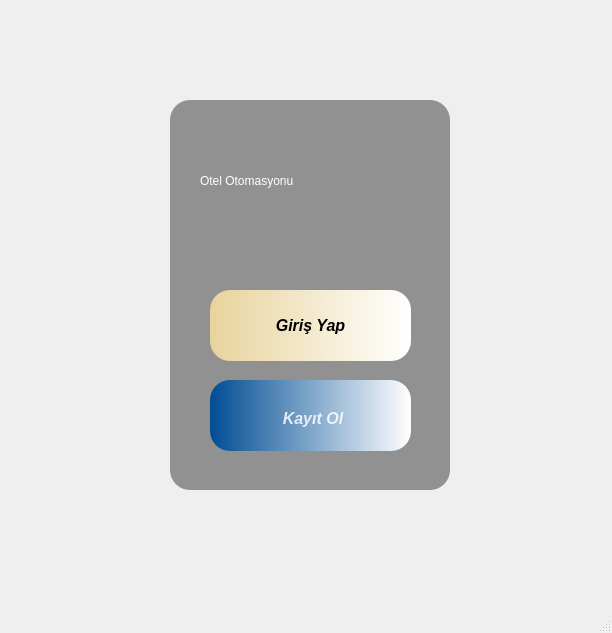
<?xml version="1.0" encoding="UTF-8"?>
<ui version="4.0">
 <class>MainWindow</class>
 <widget class="QMainWindow" name="MainWindow">
  <property name="geometry">
   <rect>
    <x>0</x>
    <y>0</y>
    <width>612</width>
    <height>633</height>
   </rect>
  </property>
  <property name="windowTitle">
   <string>MainWindow</string>
  </property>
  <widget class="QWidget" name="centralwidget">
   <widget class="QWidget" name="widget" native="true">
    <property name="geometry">
     <rect>
      <x>130</x>
      <y>40</y>
      <width>370</width>
      <height>480</height>
     </rect>
    </property>
    <property name="styleSheet">
     <string notr="true">QPushButton#pushButton{
background-color: qlineargradient(spread:pad, x1:0, y1:0.5, x2:1, y2:0.477, stop:0.169154 rgba(20, 47, 78, 219), stop:1 rgba(85, 98, 112, 226));
     color:rgba(255,255,255,210);
     border-radius:5px;
}
QPushButton#pushButton:hover{
background-color: qlineargradient(spread:pad, x1:0, y1:0.5, x2:1, y2:0.477, stop:0.169154 rgba(40, 67, 98, 219), stop:1 rgba(105, 118, 132, 226));
    
}
QPushButton#pushButton{
padding-left:5px;
padding-top:5px;
backgroung-color:rgba(105,118,132,200);
}</string>
    </property>
    <widget class="QLabel" name="label">
     <property name="geometry">
      <rect>
       <x>30</x>
       <y>30</y>
       <width>300</width>
       <height>420</height>
      </rect>
     </property>
     <property name="styleSheet">
      <string notr="true">border-image: url(:/Images/tatil2.jpg);
border-radius:20px;</string>
     </property>
     <property name="text">
      <string/>
     </property>
    </widget>
    <widget class="QLabel" name="label_2">
     <property name="geometry">
      <rect>
       <x>40</x>
       <y>60</y>
       <width>280</width>
       <height>390</height>
      </rect>
     </property>
     <property name="font">
      <font>
       <pointsize>10</pointsize>
      </font>
     </property>
     <property name="styleSheet">
      <string notr="true">background-color:rgba(0,0,0,100);
border-radius:20px;</string>
     </property>
     <property name="text">
      <string/>
     </property>
    </widget>
    <widget class="QPushButton" name="pushButton_2">
     <property name="geometry">
      <rect>
       <x>80</x>
       <y>250</y>
       <width>201</width>
       <height>71</height>
      </rect>
     </property>
     <property name="font">
      <font>
       <pointsize>12</pointsize>
       <weight>75</weight>
       <italic>true</italic>
       <bold>true</bold>
      </font>
     </property>
     <property name="styleSheet">
      <string notr="true">background-color: qlineargradient(spread:pad, x1:0, y1:0, x2:1, y2:0, stop:0 rgba(232, 211, 156, 255), stop:1 rgba(255, 255, 255, 255));
border-radius:20px;</string>
     </property>
     <property name="text">
      <string>Giriş Yap</string>
     </property>
    </widget>
    <widget class="QPushButton" name="pushButton">
     <property name="geometry">
      <rect>
       <x>80</x>
       <y>340</y>
       <width>201</width>
       <height>71</height>
      </rect>
     </property>
     <property name="font">
      <font>
       <pointsize>12</pointsize>
       <weight>75</weight>
       <italic>true</italic>
       <bold>true</bold>
      </font>
     </property>
     <property name="styleSheet">
      <string notr="true">background-color: qlineargradient(spread:pad, x1:0, y1:0, x2:1, y2:0, stop:0 rgba(0, 77, 148, 255), stop:1 rgba(255, 255, 255, 255));
border-radius:20px;</string>
     </property>
     <property name="text">
      <string>Kayıt Ol</string>
     </property>
    </widget>
    <widget class="QLabel" name="label_3">
     <property name="geometry">
      <rect>
       <x>70</x>
       <y>90</y>
       <width>221</width>
       <height>101</height>
      </rect>
     </property>
     <property name="styleSheet">
      <string notr="true">QLabel{
color: rgb(255, 255, 255);
	font: 22pt &quot;MS Shell Dlg 2&quot;;
}</string>
     </property>
     <property name="text">
      <string>Otel Otomasyonu</string>
     </property>
    </widget>
   </widget>
  </widget>
  <widget class="QMenuBar" name="menubar">
   <property name="geometry">
    <rect>
     <x>0</x>
     <y>0</y>
     <width>612</width>
     <height>21</height>
    </rect>
   </property>
  </widget>
  <widget class="QStatusBar" name="statusbar"/>
 </widget>
 <resources/>
 <connections/>
</ui>
